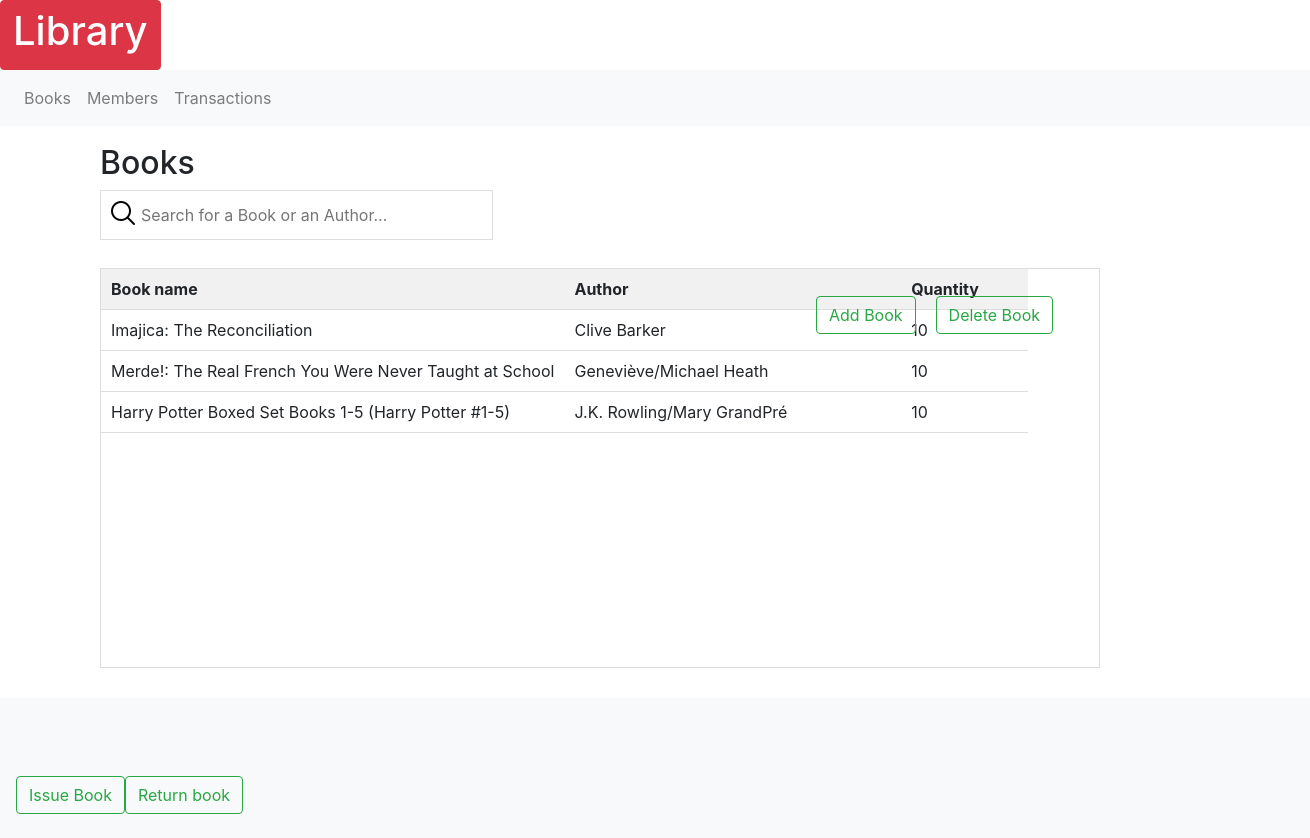
The page /index on the database as committed earlier.
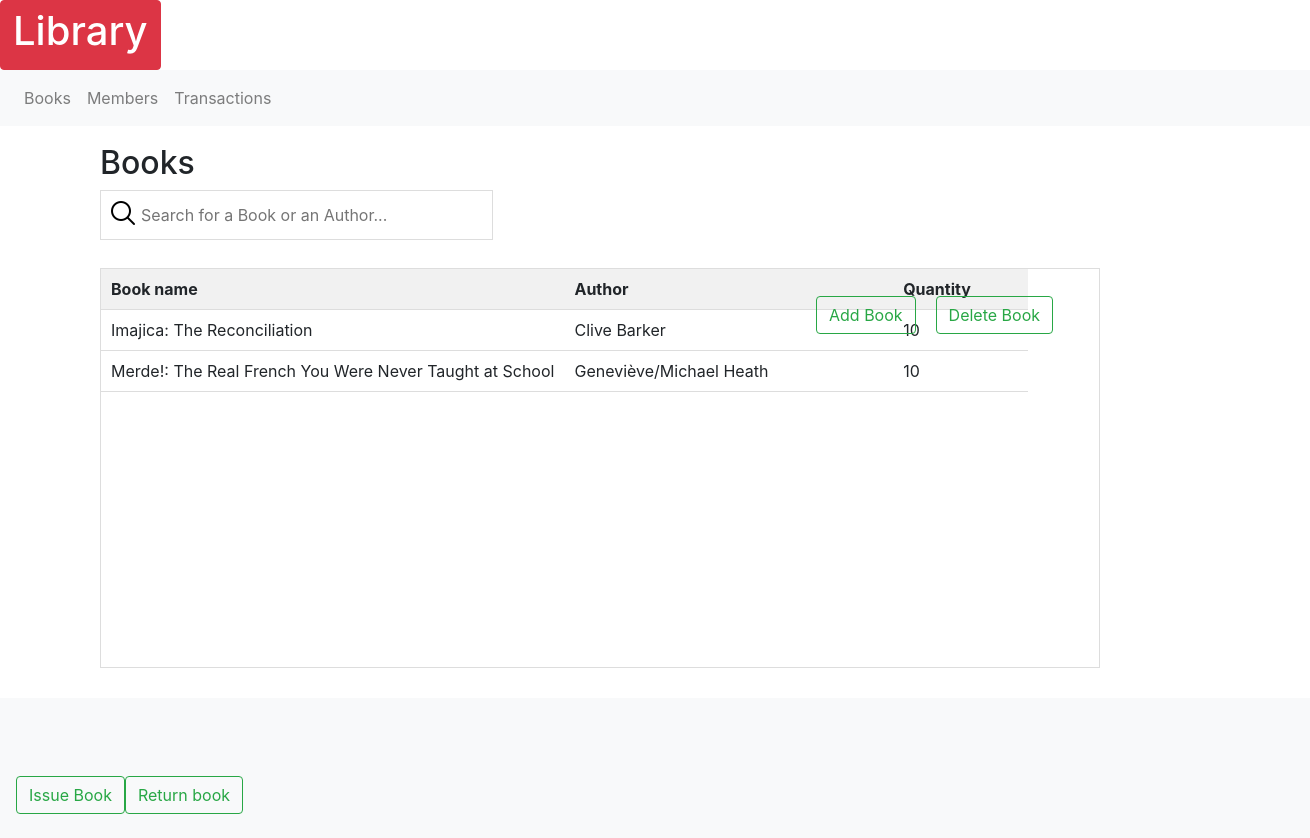
The same page on the database as committed later.
### models.py (models this page shows, shortened)
class Books(db.Model):
    id = db.Column(db.Integer, primary_key=True)
    title = db.Column(db.String(100), nullable=False)
    author = db.Column(db.String(40))
    publisher = db.Column(db.String(40))
    quantity = db.Column(db.Integer, nullable=False)

### routes.py (the view)
@app.route('/')
@app.route('/index')
@app.route('/home/<a>', methods = ['POST', 'GET'])
def home(a=None):
    books = models.Books.query.all()
    if request.method =="POST":
        print(x)
    else:
        if a==None:
            return render_template('home.html', books=books, id=99999)
        else:
            return render_template('home.html', books=books, id= a)

### templates/home.html (shortened to what this page needs)
{% extends "base.html" %}
{% block main %}
    <div class="Books">
      <h2>Books</h2>
      <form class="search_book" action="#" method="POST">
        <p><input type = "text" id="myInput" onkeyup="myFunction()" placeholder="Search for a Book or an Author..."/></p>
      </form>
      {%set id= id|int%}
                <table id="myTable"  >
                    <tr class="header">
                      <th width="50%">Book name</th>
                      <th>Author</th>
                      <th>Quantity</th>
                    </tr>
                  {% for book in books %}
                    {% if book.id==id %}
                    <tr class="selected"  >
                      <td onclick="location.href='{{ url_for('home', a=book.id) }}'"> {{ book.title }}</td>
                      <td onclick="location.href='{{ url_for('home', a=book.id) }}'">{{ book.author }}</td>
                      <td onclick="location.href='{{ url_for('home', a=book.id) }}'">{{ book.quantity }}</td>
                    </tr>
                    {% else %}
                          <tr class="hov"  >
                            <td onclick="location.href='{{ url_for('home', a=book.id) }}'" >{{ book.title }}</td>
                            <td onclick="location.href='{{ url_for('home', a=book.id) }}'">{{ book.author }}</td>
                            <td onclick="location.href='{{ url_for('home', a=book.id) }}'">{{ book.quantity }}</td>
                          </tr>
                    {% endif %}
                  {% endfor %}
                </table>
              </div>
              <nav class="navbar navbar-light bg-light">
                <form class="form-inline">
                  <button class="btn btn-outline-success" id="Add" type="button" onclick="location.href='{{ url_for('adds') }}'">Add Book</button>
                  <button class="btn btn-outline-success" id="Delete" type="button" onclick="location.href='{{ url_for('delete', book_n=id) }}'">Delete Book</button>
                </form>
                </nav>
                <nav class="navbar navbar-light bg-light">
                <form class="form-inline">
                  <button class="btn btn-outline-success" type="button" onclick="location.href='{{ url_for('isreturn', val='issue', bookid=id) }}'">Issue Book</button>
                  <button class="btn btn-outline-success" type="button" onclick="location.href='{{ url_for('isreturn', val='return', bookid=id) }}'">Return book</button>
                </form>
              </nav>
{% endblock %}

Rows that differ between the two databases and show on the page:
removed Books: title "Harry Potter Boxed Set Books 1-5 (Harry Potter #1-5)", author "J.K. Rowling/Mary GrandPré", quantity "10"
